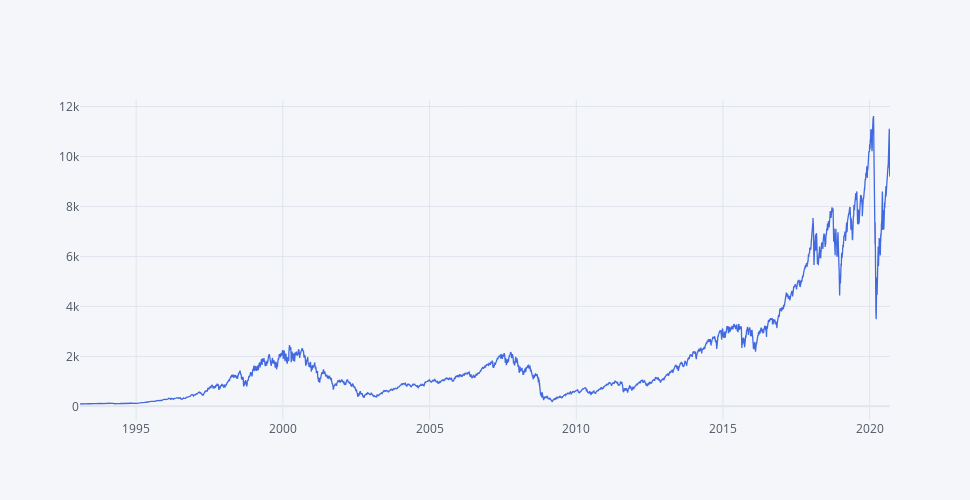

Notebook code cell kept with this figure:
### Code cell
SPY_3x.iplot(color='royalblue', dimensions=pa.dimensions)

### Figure 1 — Plotly figure (JSON) as saved in the notebook; plotly's stock layout.template omitted (floating-point values rounded to 4 significant figures; data arrays with more than 128 entries replaced by an {"elided": "..."} marker saying what was removed)
{"data": [{"line": {"color": "rgba(65, 105, 225, 1.0)", "dash": "solid", "shape": "linear", "width": 1.3}, "mode": "lines", "name": "SPY_3x", "text": "", "type": "scatter", "x": {"elided": "6955 str values"}, "y": {"elided": "6955 float values"}}], "layout": {"height": 500, "legend": {"bgcolor": "#F5F6F9", "font": {"color": "#4D5663"}}, "paper_bgcolor": "#F5F6F9", "plot_bgcolor": "#F5F6F9", "title": {"font": {"color": "#4D5663"}}, "width": 970, "xaxis": {"autorange": true, "gridcolor": "#E1E5ED", "range": ["1993-02-01", "2020-09-11"], "showgrid": true, "tickfont": {"color": "#4D5663"}, "title": {"font": {"color": "#4D5663"}, "text": ""}, "type": "date", "zerolinecolor": "#E1E5ED"}, "yaxis": {"autorange": true, "gridcolor": "#E1E5ED", "range": [-545.4, 12260.0], "showgrid": true, "tickfont": {"color": "#4D5663"}, "title": {"font": {"color": "#4D5663"}, "text": ""}, "type": "linear", "zerolinecolor": "#E1E5ED"}}}
